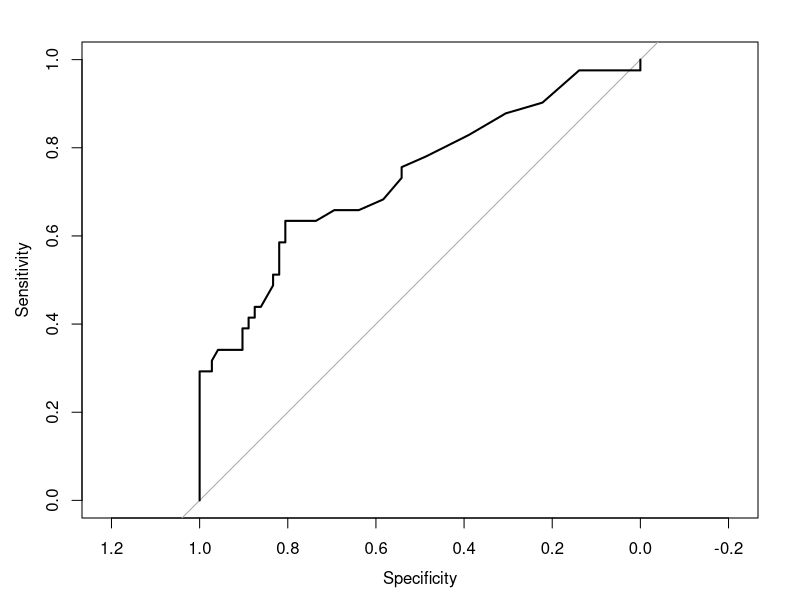
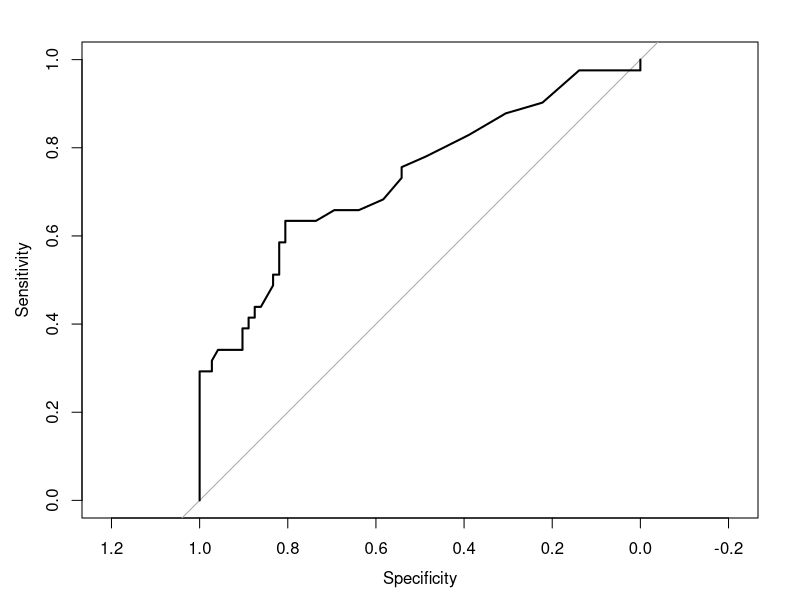
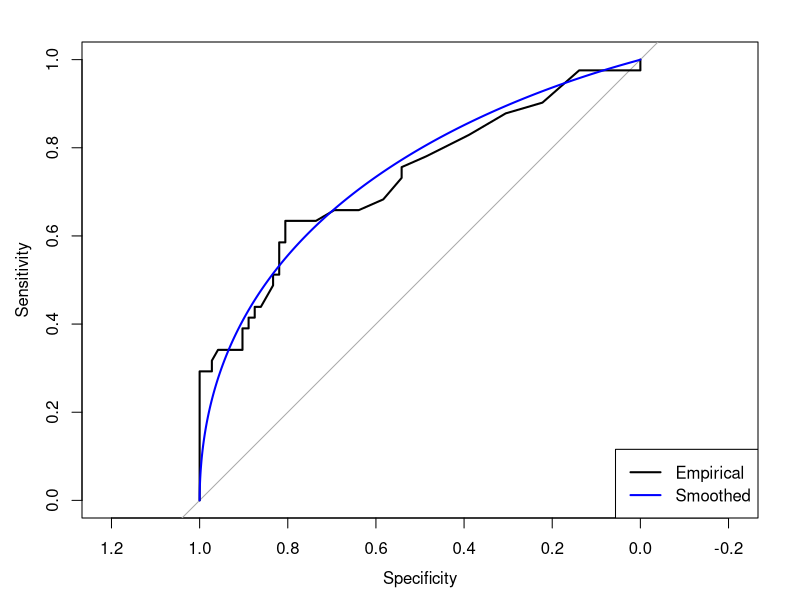
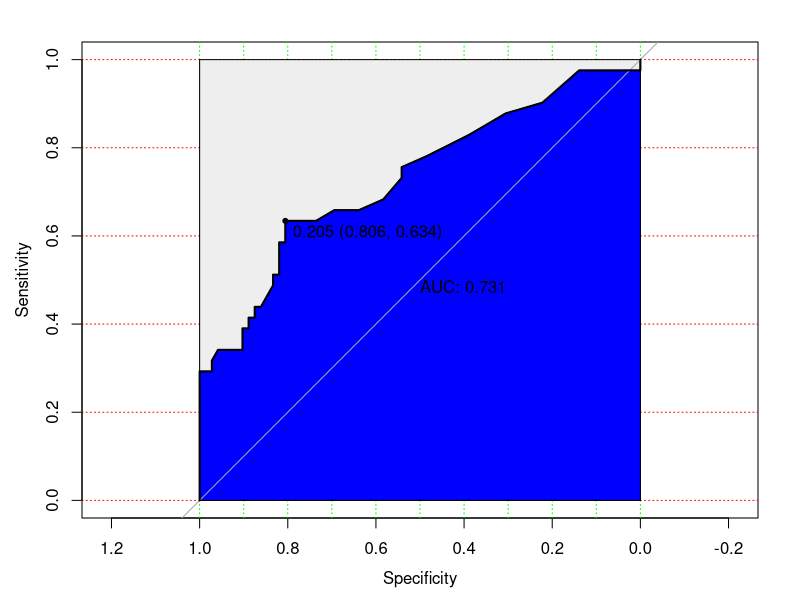
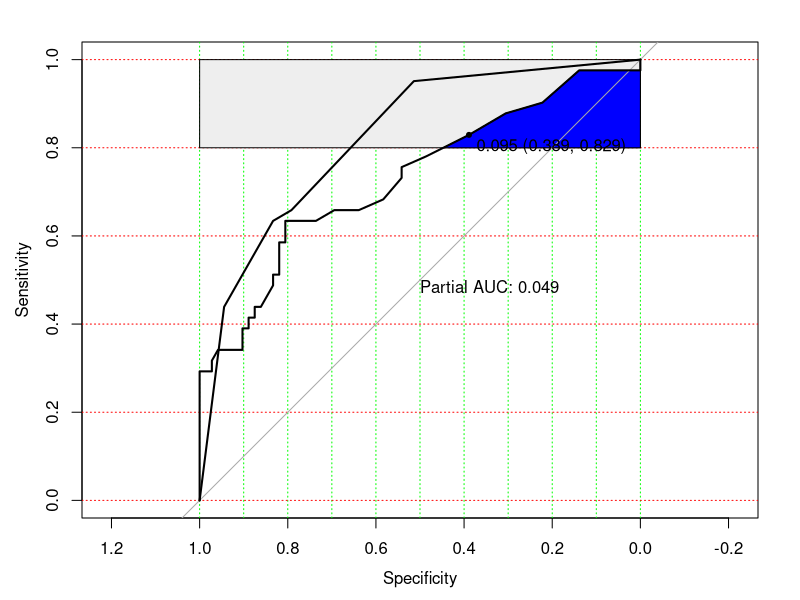

Recreate these plots in R, in order.
library(pROC)

data(aSAH)

# Syntax (response, predictor):
plot.roc(aSAH$outcome, aSAH$s100b)

# With a roc object:
rocobj <- roc(aSAH$outcome, aSAH$s100b)

# identical:
plot(rocobj)
plot.roc(rocobj)
# Add a smoothed ROC:
plot.roc(smooth(rocobj), add=TRUE, col="blue")
legend("bottomright", legend=c("Empirical", "Smoothed"),
       col=c(par("fg"), "blue"), lwd=2)
# With more options:
plot(rocobj, print.auc=TRUE, auc.polygon=TRUE, grid=c(0.1, 0.2),
     grid.col=c("green", "red"), max.auc.polygon=TRUE,
     auc.polygon.col="blue", print.thres=TRUE)
# To plot a different partial AUC, we need to ignore the existing value
# with reuse.auc=FALSE:
plot(rocobj, print.auc=TRUE, auc.polygon=TRUE, partial.auc=c(1, 0.8),
     partial.auc.focus="se", grid=c(0.1, 0.2), grid.col=c("green", "red"),
     max.auc.polygon=TRUE, auc.polygon.col="blue", print.thres=TRUE,
     reuse.auc=FALSE)
# Add a line to the previous plot:
plot.roc(aSAH$outcome, aSAH$wfns, add=TRUE)
# Alternatively, you can get the plot directly





data(aSAH)
# Syntax (response, predictor):
auc(aSAH$outcome, aSAH$s100b)
# With a roc object:
rocobj <- roc(aSAH$outcome, aSAH$s100b)
# Full AUC:
auc(rocobj)
# Partial AUC:
auc(rocobj, partial.auc=c(1, .8), partial.auc.focus="se", partial.auc.correct=TRUE)
# Alternatively, you can get the AUC directly from roc():
roc(aSAH$outcome, aSAH$s100b)$auc
roc(aSAH$outcome, aSAH$s100b,
partial.auc=c(1, .8), partial.auc.focus="se",
partial.auc.correct=TRUE)$auc



multiclass.roc(aSAH$gos6, aSAH$s100b)
# Produces an innocuous warning because one level has no observation
# Select only 3 of the aSAH$gos6 levels:
multiclass.roc(aSAH$gos6, aSAH$s100b, levels=c(3, 4, 5))
# Give the result in percent
multiclass.roc(aSAH$gos6, aSAH$s100b, percent=TRUE)

aSAH$gos6
